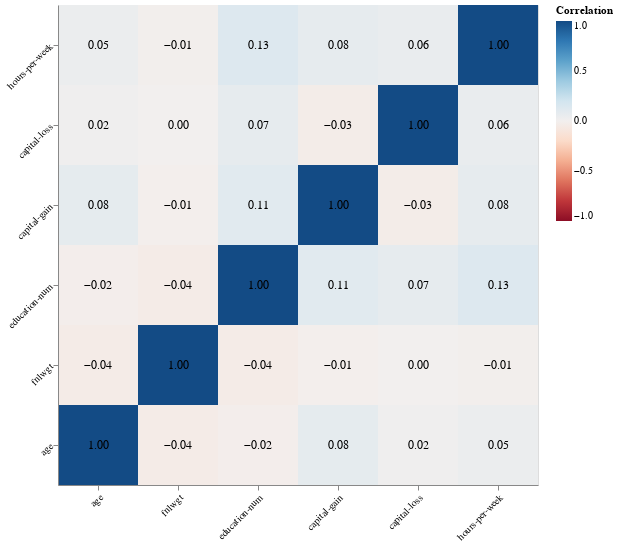

The code cell stored with this chart in its notebook:
### Code cell
# Altair correlation heatmap for numeric features
corr = adult_df.corr(numeric_only=True)
numeric_cols = corr.columns.tolist()

corr_long = corr.stack().reset_index()
corr_long.columns = ['var1', 'var2', 'corr']

heatmap = alt.Chart(corr_long).mark_rect().encode(
    x=alt.X('var1:N', sort=numeric_cols, title=''),
    y=alt.Y('var2:N', sort=list(reversed(numeric_cols)), title=''),
    color=alt.Color('corr:Q', scale=alt.Scale(scheme='redblue', domain=[-1, 1]), title='Correlation'),
    tooltip=[alt.Tooltip('var1:N', title='Feature 1'),
             alt.Tooltip('var2:N', title='Feature 2'),
             alt.Tooltip('corr:Q', title='Correlation', format='.2f')]
).properties(width=480, height=480)

labels = alt.Chart(corr_long).mark_text(baseline='middle', color='black', size=12).encode(
    x=alt.X('var1:N', sort=numeric_cols),
    y=alt.Y('var2:N', sort=list(reversed(numeric_cols))),
    text=alt.Text('corr:Q', format='.2f')
)

(heatmap + labels).configure_axis(labelAngle=-45)

### Figure 1 — Vega specification as saved in the notebook (floating-point values rounded to 4 significant figures)
{"$schema": "https://vega.github.io/schema/vega/v6.json", "data": [{"name": "source_0", "values": [{"corr": 1.0, "var1": "age", "var2": "age", "x_var1_sort_index": 0.0, "y_var2_sort_index": 5.0}, {"corr": -0.03988, "var1": "age", "var2": "fnlwgt", "x_var1_sort_index": 0.0, "y_var2_sort_index": 4.0}, {"corr": -0.01818, "var1": "age", "var2": "education-num", "x_var1_sort_index": 0.0, "y_var2_sort_index": 3.0}, {"corr": 0.08168, "var1": "age", "var2": "capital-gain", "x_var1_sort_index": 0.0, "y_var2_sort_index": 2.0}, {"corr": 0.0191, "var1": "age", "var2": "capital-loss", "x_var1_sort_index": 0.0, "y_var2_sort_index": 1.0}, {"corr": 0.04555, "var1": "age", "var2": "hours-per-week", "x_var1_sort_index": 0.0, "y_var2_sort_index": 0.0}, {"corr": -0.03988, "var1": "fnlwgt", "var2": "age", "x_var1_sort_index": 1.0, "y_var2_sort_index": 5.0}, {"corr": 1.0, "var1": "fnlwgt", "var2": "fnlwgt", "x_var1_sort_index": 1.0, "y_var2_sort_index": 4.0}, {"corr": -0.03941, "var1": "fnlwgt", "var2": "education-num", "x_var1_sort_index": 1.0, "y_var2_sort_index": 3.0}, {"corr": -0.01271, "var1": "fnlwgt", "var2": "capital-gain", "x_var1_sort_index": 1.0, "y_var2_sort_index": 2.0}, {"corr": -0.0002239, "var1": "fnlwgt", "var2": "capital-loss", "x_var1_sort_index": 1.0, "y_var2_sort_index": 1.0}, {"corr": -0.009397, "var1": "fnlwgt", "var2": "hours-per-week", "x_var1_sort_index": 1.0, "y_var2_sort_index": 0.0}, {"corr": -0.01818, "var1": "education-num", "var2": "age", "x_var1_sort_index": 2.0, "y_var2_sort_index": 5.0}, {"corr": -0.03941, "var1": "education-num", "var2": "fnlwgt", "x_var1_sort_index": 2.0, "y_var2_sort_index": 4.0}, {"corr": 1.0, "var1": "education-num", "var2": "education-num", "x_var1_sort_index": 2.0, "y_var2_sort_index": 3.0}, {"corr": 0.1057, "var1": "education-num", "var2": "capital-gain", "x_var1_sort_index": 2.0, "y_var2_sort_index": 2.0}, {"corr": 0.07373, "var1": "education-num", "var2": "capital-loss", "x_var1_sort_index": 2.0, "y_var2_sort_index": 1.0}, {"corr": 0.1303, "var1": "education-num", "var2": "hours-per-week", "x_var1_sort_index": 2.0, "y_var2_sort_index": 0.0}, {"corr": 0.08168, "var1": "capital-gain", "var2": "age", "x_var1_sort_index": 3.0, "y_var2_sort_index": 5.0}, {"corr": -0.01271, "var1": "capital-gain", "var2": "fnlwgt", "x_var1_sort_index": 3.0, "y_var2_sort_index": 4.0}, {"corr": 0.1057, "var1": "capital-gain", "var2": "education-num", "x_var1_sort_index": 3.0, "y_var2_sort_index": 3.0}, {"corr": 1.0, "var1": "capital-gain", "var2": "capital-gain", "x_var1_sort_index": 3.0, "y_var2_sort_index": 2.0}, {"corr": -0.03333, "var1": "capital-gain", "var2": "capital-loss", "x_var1_sort_index": 3.0, "y_var2_sort_index": 1.0}, {"corr": 0.07561, "var1": "capital-gain", "var2": "hours-per-week", "x_var1_sort_index": 3.0, "y_var2_sort_index": 0.0}, {"corr": 0.0191, "var1": "capital-loss", "var2": "age", "x_var1_sort_index": 4.0, "y_var2_sort_index": 5.0}, {"corr": -0.0002239, "var1": "capital-loss", "var2": "fnlwgt", "x_var1_sort_index": 4.0, "y_var2_sort_index": 4.0}, {"corr": 0.07373, "var1": "capital-loss", "var2": "education-num", "x_var1_sort_index": 4.0, "y_var2_sort_index": 3.0}, {"corr": -0.03333, "var1": "capital-loss", "var2": "capital-gain", "x_var1_sort_index": 4.0, "y_var2_sort_index": 2.0}, {"corr": 1.0, "var1": "capital-loss", "var2": "capital-loss", "x_var1_sort_index": 4.0, "y_var2_sort_index": 1.0}, {"corr": 0.05892, "var1": "capital-loss", "var2": "hours-per-week", "x_var1_sort_index": 4.0, "y_var2_sort_index": 0.0}, {"corr": 0.04555, "var1": "hours-per-week", "var2": "age", "x_var1_sort_index": 5.0, "y_var2_sort_index": 5.0}, {"corr": -0.009397, "var1": "hours-per-week", "var2": "fnlwgt", "x_var1_sort_index": 5.0, "y_var2_sort_index": 4.0}, {"corr": 0.1303, "var1": "hours-per-week", "var2": "education-num", "x_var1_sort_index": 5.0, "y_var2_sort_index": 3.0}, {"corr": 0.07561, "var1": "hours-per-week", "var2": "capital-gain", "x_var1_sort_index": 5.0, "y_var2_sort_index": 2.0}, {"corr": 0.05892, "var1": "hours-per-week", "var2": "capital-loss", "x_var1_sort_index": 5.0, "y_var2_sort_index": 1.0}, {"corr": 1.0, "var1": "hours-per-week", "var2": "hours-per-week", "x_var1_sort_index": 5.0, "y_var2_sort_index": 0.0}]}, {"name": "data_0", "values": [{"corr": 1.0, "var1": "age", "var2": "age"}, {"corr": -0.03988, "var1": "age", "var2": "fnlwgt"}, {"corr": -0.01818, "var1": "age", "var2": "education-num"}, {"corr": 0.08168, "var1": "age", "var2": "capital-gain"}, {"corr": 0.0191, "var1": "age", "var2": "capital-loss"}, {"corr": 0.04555, "var1": "age", "var2": "hours-per-week"}, {"corr": -0.03988, "var1": "fnlwgt", "var2": "age"}, {"corr": 1.0, "var1": "fnlwgt", "var2": "fnlwgt"}, {"corr": -0.03941, "var1": "fnlwgt", "var2": "education-num"}, {"corr": -0.01271, "var1": "fnlwgt", "var2": "capital-gain"}, {"corr": -0.0002239, "var1": "fnlwgt", "var2": "capital-loss"}, {"corr": -0.009397, "var1": "fnlwgt", "var2": "hours-per-week"}, {"corr": -0.01818, "var1": "education-num", "var2": "age"}, {"corr": -0.03941, "var1": "education-num", "var2": "fnlwgt"}, {"corr": 1.0, "var1": "education-num", "var2": "education-num"}, {"corr": 0.1057, "var1": "education-num", "var2": "capital-gain"}, {"corr": 0.07373, "var1": "education-num", "var2": "capital-loss"}, {"corr": 0.1303, "var1": "education-num", "var2": "hours-per-week"}, {"corr": 0.08168, "var1": "capital-gain", "var2": "age"}, {"corr": -0.01271, "var1": "capital-gain", "var2": "fnlwgt"}, {"corr": 0.1057, "var1": "capital-gain", "var2": "education-num"}, {"corr": 1.0, "var1": "capital-gain", "var2": "capital-gain"}, {"corr": -0.03333, "var1": "capital-gain", "var2": "capital-loss"}, {"corr": 0.07561, "var1": "capital-gain", "var2": "hours-per-week"}, {"corr": 0.0191, "var1": "capital-loss", "var2": "age"}, {"corr": -0.0002239, "var1": "capital-loss", "var2": "fnlwgt"}, {"corr": 0.07373, "var1": "capital-loss", "var2": "education-num"}, {"corr": -0.03333, "var1": "capital-loss", "var2": "capital-gain"}, {"corr": 1.0, "var1": "capital-loss", "var2": "capital-loss"}, {"corr": 0.05892, "var1": "capital-loss", "var2": "hours-per-week"}, {"corr": 0.04555, "var1": "hours-per-week", "var2": "age"}, {"corr": -0.009397, "var1": "hours-per-week", "var2": "fnlwgt"}, {"corr": 0.1303, "var1": "hours-per-week", "var2": "education-num"}, {"corr": 0.07561, "var1": "hours-per-week", "var2": "capital-gain"}, {"corr": 0.05892, "var1": "hours-per-week", "var2": "capital-loss"}, {"corr": 1.0, "var1": "hours-per-week", "var2": "hours-per-week"}]}, {"name": "source_0_x_domain_var1", "values": [{"sort_field": 0.0, "var1": "age"}, {"sort_field": 1.0, "var1": "fnlwgt"}, {"sort_field": 2.0, "var1": "education-num"}, {"sort_field": 3.0, "var1": "capital-gain"}, {"sort_field": 4.0, "var1": "capital-loss"}, {"sort_field": 5.0, "var1": "hours-per-week"}]}, {"name": "source_0_y_domain_var2", "values": [{"sort_field": 5.0, "var2": "age"}, {"sort_field": 4.0, "var2": "fnlwgt"}, {"sort_field": 3.0, "var2": "education-num"}, {"sort_field": 2.0, "var2": "capital-gain"}, {"sort_field": 1.0, "var2": "capital-loss"}, {"sort_field": 0.0, "var2": "hours-per-week"}]}], "marks": [{"type": "rect", "name": "layer_0_marks", "from": {"data": "data_0"}, "encode": {"update": {"y": {"field": "var2", "scale": "y"}, "x": {"field": "var1", "scale": "x"}, "height": {"signal": "max(0.25, bandwidth('y'))"}, "tooltip": {"signal": "{\"Feature 1\": isValid(datum[\"var1\"]) ? datum[\"var1\"] : \"\"+datum[\"var1\"], \"Feature 2\": isValid(datum[\"var2\"]) ? datum[\"var2\"] : \"\"+datum[\"var2\"], \"Correlation\": format(datum[\"corr\"], \".2f\")}"}, "width": {"signal": "max(0.25, bandwidth('x'))"}, "fill": {"field": "corr", "scale": "color"}}}, "style": ["rect"]}, {"type": "text", "name": "layer_1_marks", "from": {"data": "source_0"}, "encode": {"update": {"text": {"signal": "format(datum[\"corr\"], \".2f\")"}, "baseline": {"value": "middle"}, "fill": {"value": "black"}, "fontSize": {"value": 12}, "x": {"field": "var1", "scale": "x", "band": 0.5}, "y": {"field": "var2", "scale": "y", "band": 0.5}, "align": {"value": "center"}}}, "style": ["text"]}], "scales": [{"name": "x", "type": "band", "domain": {"data": "source_0_x_domain_var1", "field": "var1", "sort": {"op": "max", "field": "sort_field"}}, "range": [0, {"signal": "width"}], "paddingInner": 0, "paddingOuter": 0}, {"name": "y", "type": "band", "domain": {"data": "source_0_y_domain_var2", "field": "var2", "sort": {"op": "max", "field": "sort_field"}}, "range": [0, {"signal": "height"}], "paddingOuter": 0, "paddingInner": 0}, {"name": "color", "type": "linear", "domain": [-1, 1], "range": {"scheme": "redblue"}, "interpolate": "hcl", "zero": true}], "axes": [{"scale": "x", "labelAlign": "right", "labelBaseline": "top", "grid": false, "zindex": 1, "orient": "bottom"}, {"scale": "y", "grid": false, "zindex": 1, "orient": "left", "labelAlign": "right"}], "style": "cell", "legends": [{"title": "Correlation", "fill": "color", "gradientLength": {"signal": "clamp(height, 64, 200)"}}], "config": {"axis": {"labelAngle": -45}}, "background": "white", "width": 480, "padding": 5, "height": 480}
